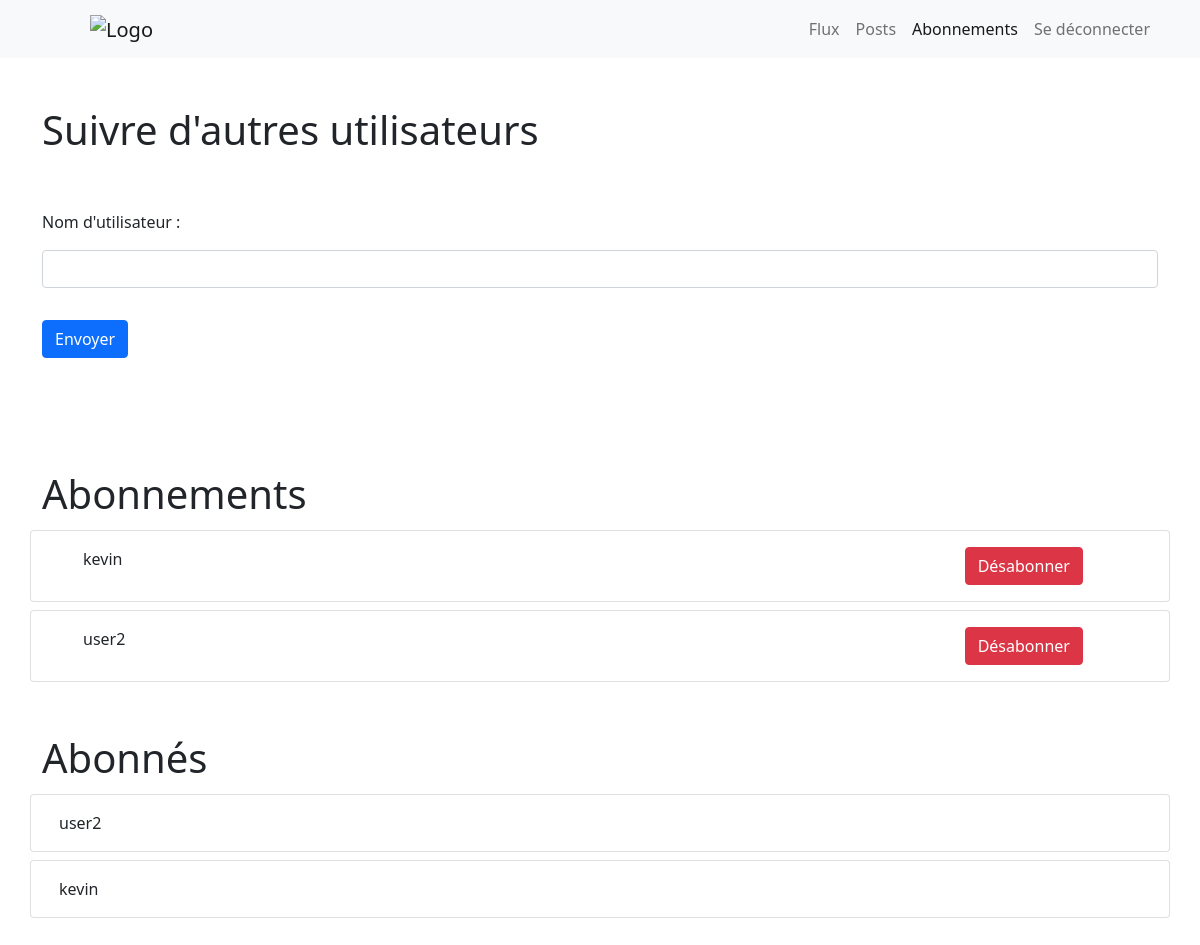
Page /flux/abonnements (signed in) on the earlier database version.
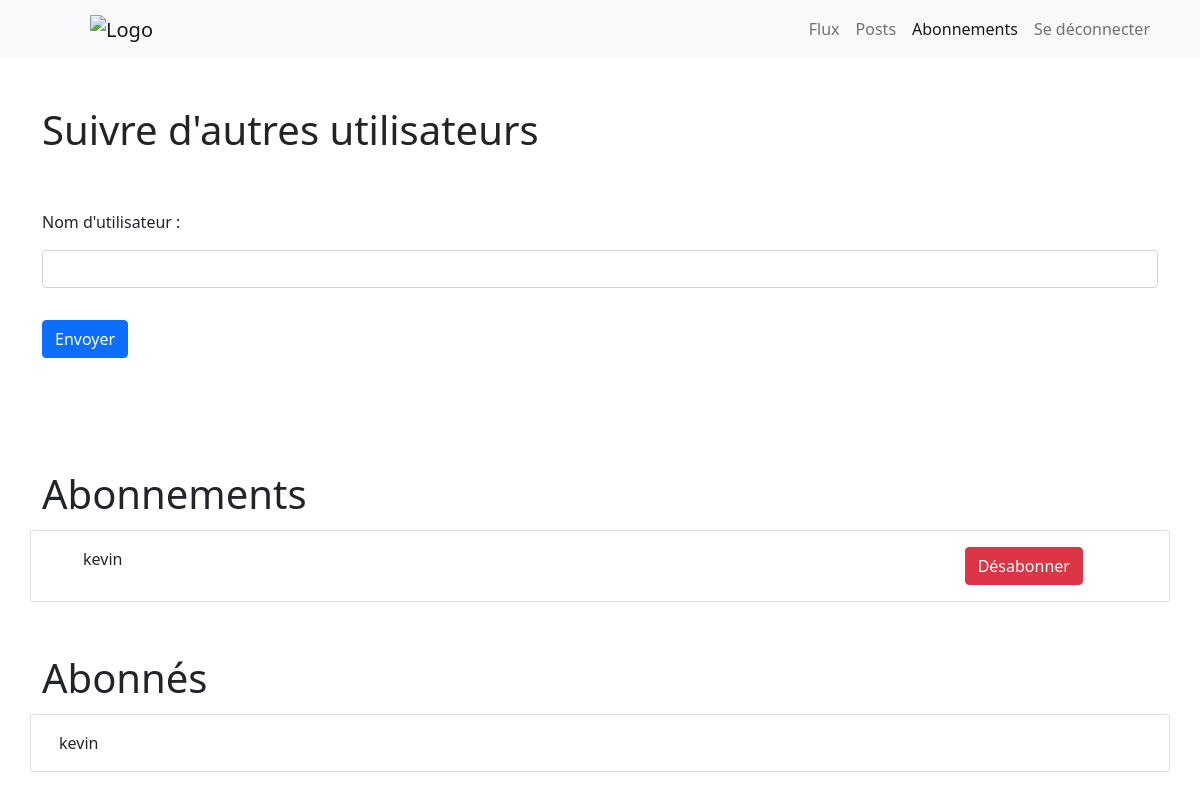
Same page on the later database version.
### flux/models.py (models this page shows)
class UserFollows(models.Model):
    user = models.ForeignKey(
        to=settings.AUTH_USER_MODEL,
        on_delete=models.CASCADE,
        related_name='following')
    followed_user = models.ForeignKey(
        to=settings.AUTH_USER_MODEL,
        on_delete=models.CASCADE,
        related_name='followed_by')
    class Meta:
        unique_together = ('user', 'followed_user', )

### accueil/models.py (models this page shows)
class User(AbstractUser):
    pass

### flux/views.py (the view, shortened to what this page needs)
# urls.py: path('abonnements', views.abonnements, name='abonnements'),
@login_required
def abonnements(request):
    form = AbonnementsForm
    followed_users = UserFollows.objects.filter(user=request.user.id)
    followers = UserFollows.objects.filter(followed_user=request.user.id)
    context = {'form': form, 'followed_users': followed_users, 'followers': followers, 'current_page': 'abonnements'}
    return render(request, 'flux/abonnements.html', context)

### flux/templates/flux/abonnements.html (shortened to what this page needs)
{% extends "base_generic.html" %}
{% block content %}
<div class="container my-5">
    <h1> Suivre d'autres utilisateurs</h1>
    <div class="row">
        <div class="col-12">
            <form class='my-5' action="" enctype="multipart/form-data" method="post">
                {{form}}
                <button id = "create-review-submit" type="submit" class="btn btn-primary my-3">Envoyer</button>
            </form>
        </div>
    </div>
</div>
<div class="container my-5">
    <h1>Abonnements</h1>
    <div class="row">
        {% for followed_user in followed_users %}
            <div class="card my-1">
                <div class="card-body">
                    <div class="container">
                        <div class="row">
                            <div class="col-10">{{followed_user.followed_user}}</div>
                            <div class="col-2">
                                <a name="désabonner" id="désabonner" class="btn btn-danger" href="unsubscribe/{{followed_user.id}}" role="button">Désabonner</a>
                            </div>
                        </div>
                    </div>
                </div>
            </div>
        {% endfor %}
    </div>
</div>
<div class="container my-5">
    <h1>Abonnés</h1>
    <div class="row">
        {% for follower in followers %}
            <div class="card my-1">
                <div class="card-body">
                    <p class="card-text">{{follower.user}}</p>
                </div>
            </div>
        {% endfor %}
    </div>
</div>
{% endblock content %}

### templates/base_generic.html (shortened to what this page needs)
<!DOCTYPE html>
<html lang="en">
<head>
    <link href="https://cdn.jsdelivr.net/npm/bootstrap@5.0.2/dist/css/bootstrap.min.css" rel="stylesheet">
    <link rel="stylesheet" href="https://cdn.jsdelivr.net/npm/bootstrap-icons@1.5.0/font/bootstrap-icons.css">
    {% load static %}
</head>
<body>
        <nav class="navbar navbar-expand-lg navbar-light bg-light ">
            <div class="container">
                <a class="navbar-brand w-10" href="{% url 'flux' %}"><img class="w-25 mx-5" src="https://user.oc-static.com/upload/2020/09/18/16004297044411_P7.png" alt="Logo"></a>
                <div class="collapse navbar-collapse justify-content-end" id="navbarNav">
                    <ul class="navbar-nav ">
                    <li class="nav-item">
                        {% if current_page == 'flux' %}
                            <a class="nav-link active" aria-current="page" href={% url 'flux' %}>Flux</a>
                        {% else %}
                            <a class="nav-link" aria-current="page" href={% url 'flux' %}>Flux</a>
                        {% endif %}
                    </li>
                    <li class="nav-item">
                        {% if current_page == 'posts' %}
                            <a class="nav-link active" href={% url 'posts' %}>Posts</a>
                        {% else %}
                            <a class="nav-link" href={% url 'posts' %}>Posts</a>
                        {% endif %}
                    </li>
                    <li class="nav-item">
                        {% if  current_page == 'abonnements' %}
                            <a class="nav-link active" href={% url 'abonnements' %}>Abonnements</a>
                        {% else %}
                            <a class="nav-link" href={% url 'abonnements' %}>Abonnements</a>
                        {% endif %}
                    </li>
                    <li class="nav-item">
                        <a class="nav-link" href={% url 'logout_view'%}>Se déconnecter</a>
                    </li>
                    </ul>
            </div>
            </div>
        </nav>
    {% block content %} {% endblock %}
</body>
</html>

Differences in the rows shown:
removed UserFollows: followed_user "user2", shown under "Abonnements"
removed UserFollows: user "user2", shown under "Abonnés"
